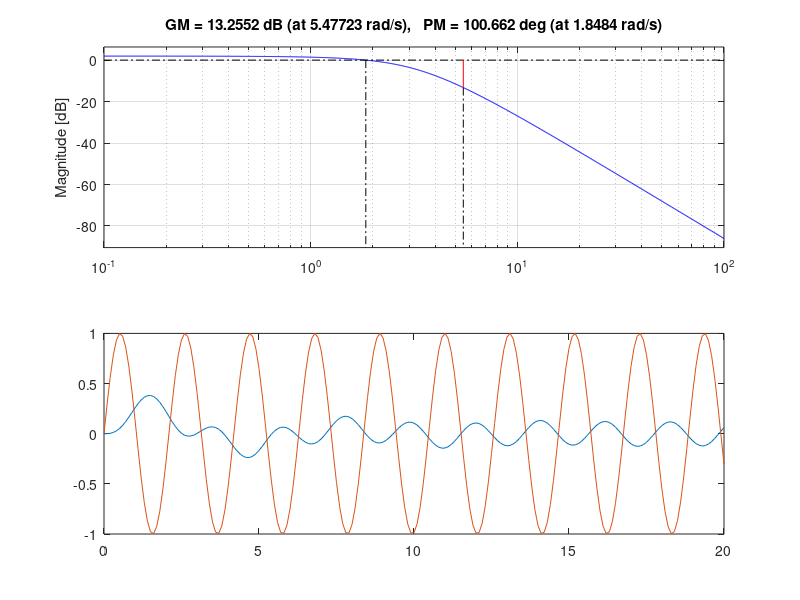

MATLAB code for this plot:
% rootlocus is important for time domain response
num = 50;
den = [1 9 30 40]
sys = tf(num,den);
bode(100*sys)
margin(sys)

%%
 w= 3;
 num =1
 den=[1 0.5 1];
 sys =tf(num,den)
  t= 0:0.1:20;
  u = sin(w*t);[y,t]= lsim(sys,u,t);
  plot(t,y,t,u)                                                           
  